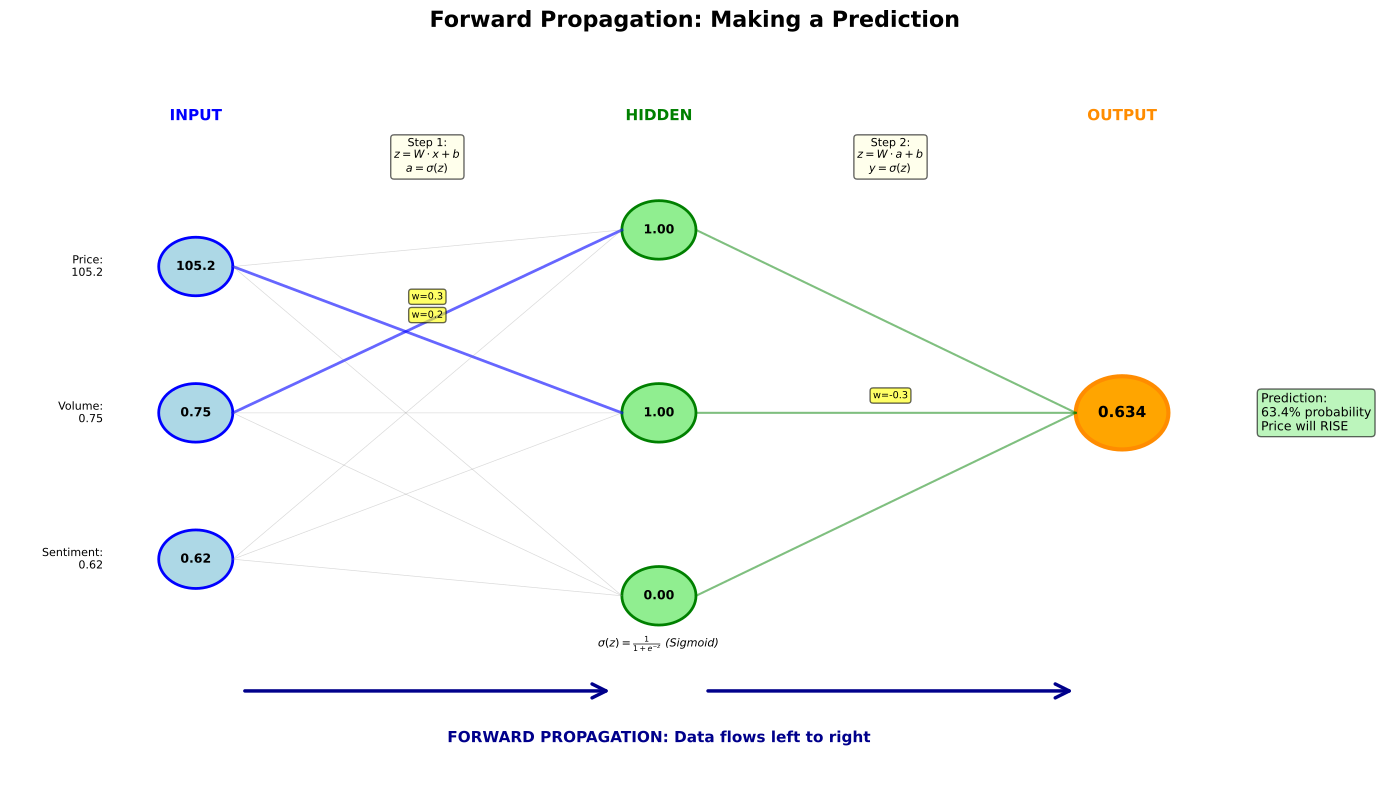

Write Python code to recreate this figure.
# ==============================================================================
# Chart: Forward Propagation
# Source: https://github.com/Digital-AI-Finance/neural-networks/tree/main/06_forward_propagation/
# Author: Digital-AI-Finance
# License: MIT License
# Created: 2025-11-23
# ==============================================================================

"""
Forward Propagation

Neural network visualization chart

Source: https://github.com/Digital-AI-Finance/neural-networks/tree/main/06_forward_propagation/
"""

CHART_METADATA = {
    'name': 'Forward Propagation',
    'url': 'https://github.com/QuantLet/neural-networks-introduction/tree/main/06_forward_propagation',
    'author': 'Digital-AI-Finance',
    'license': 'MIT License',
    'created': '2025-11-23',
    'description': 'Neural network visualization chart'
}

import matplotlib.pyplot as plt
import matplotlib.patches as patches
from matplotlib.patches import Circle, FancyBboxPatch, FancyArrowPatch
import numpy as np

# Set up the figure
fig, ax = plt.subplots(1, 1, figsize=(14, 8))
ax.set_xlim(0, 14)
ax.set_ylim(0, 10)
ax.axis('off')
fig.suptitle('Forward Propagation: Making a Prediction', fontsize=16, fontweight='bold')

# Example data (market features)
inputs = [105.2, 0.75, 0.62]  # Price, Volume index (normalized), Sentiment score
input_labels = ['Price:\n105.2', 'Volume:\n0.75', 'Sentiment:\n0.62']

# Simplified network: 3 inputs -> 3 hidden -> 1 output
layer_x = [2, 7, 12]
input_y = [7, 5, 3]
hidden_y = [7.5, 5, 2.5]
output_y = 5

# Step 1: Input Layer
ax.text(layer_x[0], 9, 'INPUT', fontsize=11, ha='center', fontweight='bold', color='blue')
for i, (y_pos, value, label) in enumerate(zip(input_y, inputs, input_labels)):
    circle = Circle((layer_x[0], y_pos), 0.4, facecolor='lightblue', edgecolor='blue', linewidth=2)
    ax.add_patch(circle)
    ax.text(layer_x[0], y_pos, f'{value}', fontsize=9, ha='center', va='center', fontweight='bold')
    ax.text(layer_x[0] - 1, y_pos, label, fontsize=8, ha='right', va='center')

# Simulated weights for input->hidden
W1 = np.array([[0.5, 0.3, -0.2],
               [0.2, 0.4, 0.6],
               [-0.3, 0.5, 0.4]])
b1 = np.array([0.1, -0.1, 0.2])

# Calculate hidden layer activations
z1 = np.dot(W1, inputs) + b1
a1 = 1 / (1 + np.exp(-z1))  # Sigmoid activation

# Step 2: Hidden Layer
ax.text(layer_x[1], 9, 'HIDDEN', fontsize=11, ha='center', fontweight='bold', color='green')
for i, (y_pos, value) in enumerate(zip(hidden_y, a1)):
    circle = Circle((layer_x[1], y_pos), 0.4, facecolor='lightgreen', edgecolor='green', linewidth=2)
    ax.add_patch(circle)
    ax.text(layer_x[1], y_pos, f'{value:.2f}', fontsize=9, ha='center', va='center', fontweight='bold')

# Draw input->hidden connections with weight labels (select a few)
# Connection from input 0 to hidden 1
ax.plot([layer_x[0] + 0.4, layer_x[1] - 0.4], [input_y[0], hidden_y[1]],
        'blue', linewidth=2, alpha=0.6)
ax.text((layer_x[0] + layer_x[1]) / 2, (input_y[0] + hidden_y[1]) / 2 + 0.3,
        f'w={W1[1][0]}', fontsize=7, ha='center',
        bbox=dict(boxstyle='round', facecolor='yellow', alpha=0.6))

# Connection from input 1 to hidden 0
ax.plot([layer_x[0] + 0.4, layer_x[1] - 0.4], [input_y[1], hidden_y[0]],
        'blue', linewidth=2, alpha=0.6)
ax.text((layer_x[0] + layer_x[1]) / 2, (input_y[1] + hidden_y[0]) / 2 + 0.3,
        f'w={W1[0][1]}', fontsize=7, ha='center',
        bbox=dict(boxstyle='round', facecolor='yellow', alpha=0.6))

# Other connections (lighter)
for i, in_y in enumerate(input_y):
    for j, hid_y in enumerate(hidden_y):
        if not ((i == 0 and j == 1) or (i == 1 and j == 0)):
            ax.plot([layer_x[0] + 0.4, layer_x[1] - 0.4], [in_y, hid_y],
                    'gray', linewidth=0.5, alpha=0.3)

# Simulated weights for hidden->output
W2 = np.array([0.7, -0.3, 0.5])
b2 = 0.15

# Calculate output
z2 = np.dot(W2, a1) + b2
output = 1 / (1 + np.exp(-z2))  # Sigmoid activation

# Step 3: Output Layer
ax.text(layer_x[2], 9, 'OUTPUT', fontsize=11, ha='center', fontweight='bold', color='darkorange')
output_circle = Circle((layer_x[2], output_y), 0.5, facecolor='orange', edgecolor='darkorange', linewidth=3)
ax.add_patch(output_circle)
ax.text(layer_x[2], output_y, f'{output:.3f}', fontsize=11, ha='center', va='center', fontweight='bold')

# Draw hidden->output connections
for i, hid_y in enumerate(hidden_y):
    ax.plot([layer_x[1] + 0.4, layer_x[2] - 0.5], [hid_y, output_y],
            'green', linewidth=1.5, alpha=0.5)
    # Show weight on one connection
    if i == 1:
        ax.text((layer_x[1] + layer_x[2]) / 2, (hid_y + output_y) / 2 + 0.2,
                f'w={W2[i]}', fontsize=7, ha='center',
                bbox=dict(boxstyle='round', facecolor='yellow', alpha=0.6))

# Output interpretation
interp_text = f'Prediction:\n{output:.1%} probability\nPrice will RISE'
ax.text(layer_x[2] + 1.5, output_y, interp_text, fontsize=9, ha='left', va='center',
        bbox=dict(boxstyle='round', facecolor='lightgreen', alpha=0.6))

# Add flow arrows at bottom
for i in range(2):
    arrow = FancyArrowPatch((layer_x[i] + 0.5, 1.2), (layer_x[i+1] - 0.5, 1.2),
                           arrowstyle='->', mutation_scale=25, linewidth=2.5, color='darkblue')
    ax.add_patch(arrow)

ax.text(7, 0.5, 'FORWARD PROPAGATION: Data flows left to right', fontsize=11, ha='center',
        fontweight='bold', color='darkblue')

# Add computation boxes showing the calculations
calc1_text = 'Step 1:\n$z = W \cdot x + b$\n$a = \sigma(z)$'
ax.text(4.5, 8.5, calc1_text, fontsize=8, ha='center', va='center',
        bbox=dict(boxstyle='round', facecolor='lightyellow', alpha=0.6))

calc2_text = 'Step 2:\n$z = W \cdot a + b$\n$y = \sigma(z)$'
ax.text(9.5, 8.5, calc2_text, fontsize=8, ha='center', va='center',
        bbox=dict(boxstyle='round', facecolor='lightyellow', alpha=0.6))

# Add note about activation function
note_text = r'$\sigma(z) = \frac{1}{1+e^{-z}}$ (Sigmoid)'
ax.text(7, 1.8, note_text, fontsize=8, ha='center', style='italic')

plt.tight_layout()
plt.savefig('forward_propagation.pdf', bbox_inches='tight', dpi=300)
print("Chart saved: forward_propagation.pdf")

# Source: https://github.com/Digital-AI-Finance/neural-networks/tree/main/06_forward_propagation/
